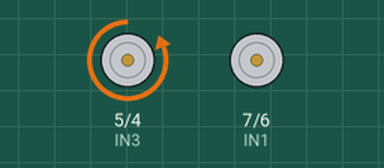
Bench run of a sketch on a simulated Arduino Uno, built with avr-gcc and run on an emulated ATmega328P. Parts: motor-driver pin pairs drawn as motors (green arrow = first pin HIGH = forward, orange = second pin HIGH = backward, longer = more drive).

Above: at 2.0 s.
At 6.5 s:
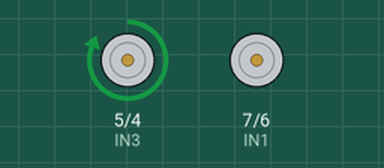
At 15.5 s:
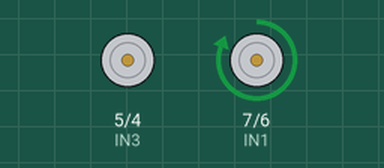
At 24.5 s:
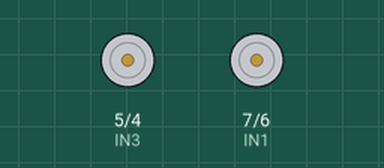
Timing chart, 0 to 35.1 s (numbered marks = the images above):
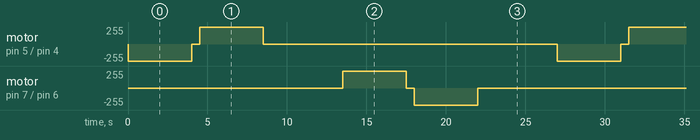

Measured:
- by itself, motor on pin 5 (IN3) / pin 4 (IN4): repeats every 27.0 s: stopped 0.50 s, forward 255/255 4.0 s, stopped 18.5 s, backward 255/255 4.0 s
- by itself, motor on pin 7 (IN1) / pin 6 (IN2): repeats every 27.0 s: stopped 0.50 s, backward 255/255 4.0 s, stopped 18.5 s, forward 255/255 4.0 s

The sketch:

Contro2DC.ino
```cpp
/*
 Ejemplo de control de motor DC usando modulo L298
 http://electronilab.co/tienda/driver-dual-para-motores-full-bridge-l298n/

 El programa activa el motor en un sentido por 4 segundos,
 para el motor por 500 ms, activa el motor en sentido inverso por 4 segundos
 y se detiene por 5 segundos. Luego repite la acción indefinidamente.

 Creado 16/05/14
 por Andres Cruz
 ELECTRONILAB.CO
 */

//derecha
int IN3 = 5;
int IN4 = 4;
//izquierda
int IN1 = 7;
int IN2 = 6;

void setup()
{
  pinMode (IN4, OUTPUT);    // Input4 conectada al pin 4
  pinMode (IN3, OUTPUT);    // Input3 conectada al pin 5
  pinMode (IN1, OUTPUT);    // Input1 conectada al pin 7
  pinMode (IN2, OUTPUT);    // Input2 conectada al pin 6
}
void loop()
{
  // Motor der gira en un sentido
  digitalWrite (IN4, HIGH);
  digitalWrite (IN3, LOW);
  delay(4000);
  // Motor der no gira
  digitalWrite (IN4, LOW);
  delay(500);
  // Motor der gira en sentido inverso
  digitalWrite (IN3, HIGH);
  delay(4000);
  // Motor der no gira
  digitalWrite (IN3, LOW);
  delay(5000);

  // Motor izq gira en un sentido
  digitalWrite (IN1, HIGH);
  digitalWrite (IN2, LOW);
  delay(4000);
  // Motor izq no gira
  digitalWrite (IN1, LOW);
  delay(500);
  // Motor izq gira en sentido inverso
  digitalWrite (IN2, HIGH);
  delay(4000);
  // Motor izq no gira
  digitalWrite (IN2, LOW);
  delay(5000);
}
```
